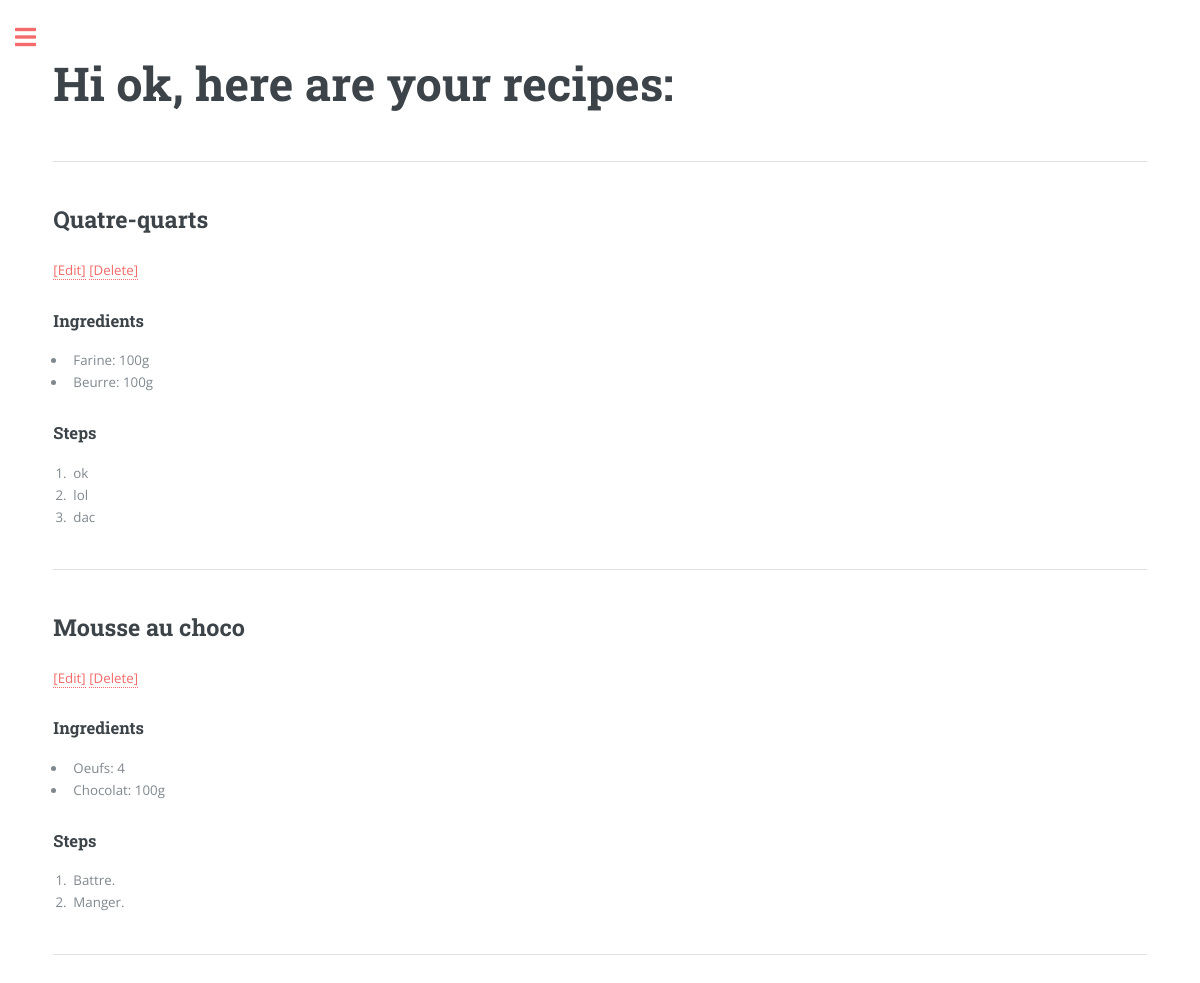
/1/list_recipes (signed in), run on the app's committed database.
### app/models.py (models this page shows, shortened)
class User(UserMixin, db.Model):
    id: so.Mapped[int] = so.mapped_column(primary_key=True)
    username: so.Mapped[str] = so.mapped_column(sa.String(64), index=True, unique=True)
    password_hash: so.Mapped[str] = so.mapped_column(sa.String(256))
    recipes: so.WriteOnlyMapped["Recipe"] = so.relationship(back_populates="user")

class Recipe(db.Model):
    id: so.Mapped[int] = so.mapped_column(sa.Integer)
    name: so.Mapped[str] = so.mapped_column(sa.String, index=True)
    user_id: so.Mapped[int] = so.mapped_column(
        sa.ForeignKey(User.id, name="fk_recipe_user"), index=True
    )
    __table_args__ = (sa.PrimaryKeyConstraint("user_id", "id", name="pk_recipe"),)
    ingredients: so.WriteOnlyMapped["Ingredient"] = so.relationship(
        back_populates="recipe_q"
    )
    steps: so.WriteOnlyMapped["Step"] = so.relationship(back_populates="recipe_s")
    user: so.Mapped[User] = so.relationship(back_populates="recipes")
    def list_ingredients(self):
        return (
            db.session.query(Ingredient).filter(Ingredient.recipe_id == self.id).all()
        )
    def list_steps(self):
        return (
            db.session.query(Step)
            .filter(Step.recipe_id == self.id)
            .order_by(Step.number)
            .all()
        )

class Ingredient(db.Model):
    id: so.Mapped[int] = so.mapped_column(primary_key=True)
    name: so.Mapped[str] = so.mapped_column(sa.String)
    quantity: so.Mapped[Optional[str]] = so.mapped_column(sa.String)
    recipe_id: so.Mapped[int] = so.mapped_column(
        sa.ForeignKey(Recipe.id, name="fk_ingredient_recipe"), index=True
    )
    recipe_q: so.Mapped[Recipe] = so.relationship(back_populates="ingredients")

class Step(db.Model):
    id: so.Mapped[int] = so.mapped_column(primary_key=True)
    number: so.Mapped[int] = so.mapped_column(sa.Integer, nullable=False)
    body: so.Mapped[str] = so.mapped_column(sa.String, nullable=False)
    recipe_id: so.Mapped[int] = so.mapped_column(sa.ForeignKey(Recipe.id), index=True)
    recipe_s: so.Mapped[Recipe] = so.relationship(back_populates="steps")

### app/routes.py (the view)
@app.route("/<int:user_id>/list_recipes")
def list_recipes(user_id):
    recipes = db.session.query(Recipe).filter(Recipe.user_id == user_id).all()
    return render_template(
        "list_recipes.html",
        recipes=recipes,
    )

### app/models.py (called while the page is built)
@login.user_loader
def load_user(id):
    return db.session.get(User, int(id))

### app/templates/list_recipes.html
{% extends 'base.html' %}
{% block content %}
<section>
	<header class="main">
		<h1>Hi {{ current_user.username }}, here are your recipes:</h1>
	</header>
    <hr class="major" />
    {% for recipe in recipes %}
        <h2>{{ recipe.name }} </h2>
        <p>
            <a href="{{ url_for('edit_recipe', user_id=current_user.id, recipe_id=recipe.id) }}">[Edit]</a>
            <a href="{{ url_for('delete_recipe', user_id=current_user.id, recipe_id=recipe.id) }}">[Delete]</a>
        </p>
        <h3>Ingredients</h3>
        <ul>
            {% for ingredient in recipe.list_ingredients() %}
            <li>{{ ingredient.name }}: {{ ingredient.quantity }}</li>
            {% endfor %}
        </ul>
        <h3>Steps</h3>
        <ol>
            {% for step in recipe.list_steps() %}
            <li>{{ step.body }}</li>
            {% endfor %}
        </ol>
        <hr class="major" />
    {% endfor %}
</section>
{% endblock %}

### app/static/assets/css/main.css (style rules this page uses)
html, body, div, span, applet, object, iframe, h1, h2, h3, h4, h5, h6, p, blockquote, pre, a, abbr, acronym, address, big, cite, code, del, dfn, em, img, ins, kbd, q, s, samp, small, strike, strong, sub, sup, tt, var, b, u, i, center, dl, dt, dd, ol, ul, li, fieldset, form, label, legend, table, caption, tbody, tfoot, thead, tr, th, td, article, aside, canvas, details, embed, figure, figcaption, footer, header, hgroup, menu, nav, output, ruby, section, summary, time, mark, audio, video { margin: 0; padding: 0; border: 0; font-size: 100%; font: inherit; vertical-align: baseline; }
article, aside, details, figcaption, figure, footer, header, hgroup, menu, nav, section { display: block; }
body { line-height: 1; }
ol, ul { list-style: none; }
body { -webkit-text-size-adjust: none; }
body { -ms-overflow-style: scrollbar; }
html { box-sizing: border-box; }
*, *:before, *:after { box-sizing: inherit; }
body { background: #ffffff; }
body, input, select, textarea { color: #7f888f; font-family: "Open Sans", sans-serif; font-size: 13pt; font-weight: 400; line-height: 1.65; }
@media screen and (max-width: 1680px) { body, input, select, textarea { font-size: 11pt; } }
@media screen and (max-width: 1280px) { body, input, select, textarea { font-size: 10pt; } }
a { -moz-transition: color 0.2s ease-in-out, border-bottom-color 0.2s ease-in-out; -webkit-transition: color 0.2s ease-in-out, border-bottom-color 0.2s ease-in-out; -ms-transition: color 0.2s ease-in-out, border-bottom-color 0.2s ease-in-out; transition: color 0.2s ease-in-out, border-bottom-color 0.2s ease-in-out; border-bottom: dotted 1px; color: #f56a6a; text-decoration: none; }
p { margin: 0 0 2em 0; }
h1, h2, h3, h4, h5, h6 { color: #3d4449; font-family: "Roboto Slab", serif; font-weight: 700; line-height: 1.5; margin: 0 0 1em 0; }
h1 { font-size: 4em; margin: 0 0 0.5em 0; line-height: 1.3; }
h2 { font-size: 1.75em; }
h3 { font-size: 1.25em; }
@media screen and (max-width: 1680px) { h1 { font-size: 3.5em; } }
hr { border: 0; border-bottom: solid 1px rgba(210, 215, 217, 0.75); margin: 2em 0; }
hr.major { margin: 3em 0; }
header.main > :last-child { margin: 0 0 1em 0; }
ol { list-style: decimal; margin: 0 0 2em 0; padding-left: 1.25em; }
ol li { padding-left: 0.25em; }
ul { list-style: disc; margin: 0 0 2em 0; padding-left: 1em; }
ul li { padding-left: 0.5em; }
#main > .inner > section { padding: 6em 0 4em 0 ; border-top: solid 2px rgba(210, 215, 217, 0.75); }
#main > .inner > section:first-of-type { border-top: 0 !important; }
@media screen and (max-width: 1680px) { #main > .inner > section { padding: 5em 0 3em 0 ; } }
@media screen and (max-width: 1280px) { #main > .inner > section { padding: 4em 0 2em 0 ; } }

### data on the page
User: username "ok"
Recipe: name "Quatre-quarts"
Ingredient: name "Farine", quantity "100g"
Ingredient: name "Beurre", quantity "100g"
Step: body "ok"
Step: body "lol"
Step: body "dac"
Recipe: name "Mousse au choco"
Ingredient: name "Oeufs", quantity "4"
Ingredient: name "Chocolat", quantity "100g"
Step: body "Battre."
Step: body "Manger."
